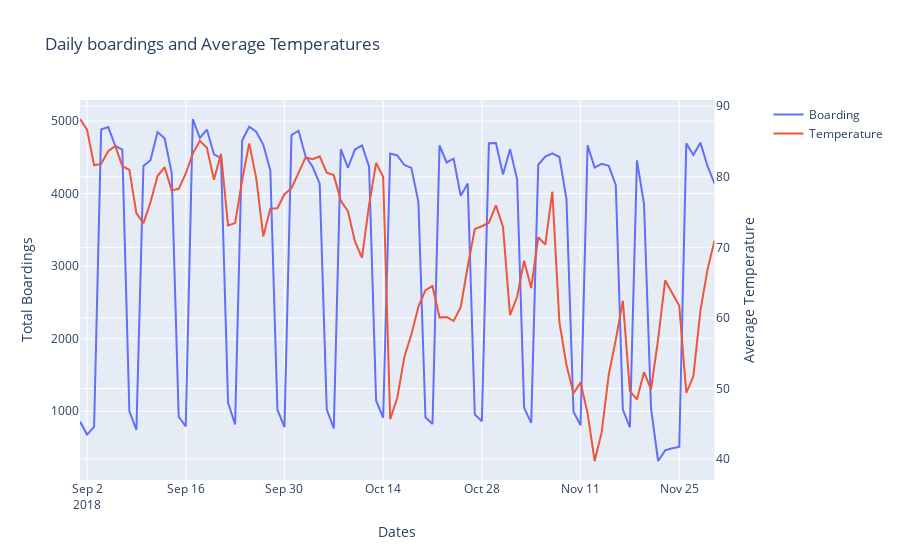

The code cell stored with this chart in its notebook:
### Code cell
import plotly.graph_objects as go
from plotly.subplots import make_subplots
daily_boardings=df[['boarding']].resample('D', kind='period').sum()
daily_temp=df[['temperature']].resample('D', kind='period').mean()
df1=pd.concat([daily_boardings,daily_temp],axis=1)

df1.index = df1.index.strftime('%Y-%m-%d')

# fig = px.line(df1,x=df1.index,y=df1.columns)
# fig.show()

fig = make_subplots(specs=[[{"secondary_y": True}]])

fig.add_trace(
    go.Scatter(x=df1.index, y=df1['boarding'], name="Boarding"),
    secondary_y=False,
)

fig.add_trace(
    go.Scatter(x=df1.index, y=df1['temperature'], name="Temperature"),
    secondary_y=True,
)
fig.update_layout(
    title_text="Daily boardings and Average Temperatures"
)

# Set x-axis title
fig.update_xaxes(title_text="Dates")

# Set y-axes titles
fig.update_yaxes(title_text="Total Boardings", secondary_y=False)
fig.update_yaxes(title_text="Average Temperature", secondary_y=True)

fig.show()
